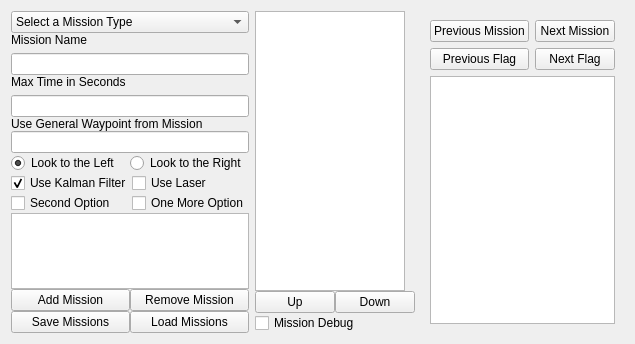
<?xml version="1.0" encoding="UTF-8"?>
<ui version="4.0">
 <class>MissionCommander</class>
 <widget class="QWidget" name="MissionCommander">
  <property name="geometry">
   <rect>
    <x>0</x>
    <y>0</y>
    <width>601</width>
    <height>344</height>
   </rect>
  </property>
  <property name="windowTitle">
   <string>Mission Commander</string>
  </property>
  <layout class="QHBoxLayout" name="horizontalLayout_2">
   <item>
    <layout class="QGridLayout" name="gridLayout">
     <property name="sizeConstraint">
      <enum>QLayout::SetNoConstraint</enum>
     </property>
     <property name="spacing">
      <number>0</number>
     </property>
     <item row="8" column="0">
      <layout class="QHBoxLayout" name="horizontalLayout_5">
       <property name="sizeConstraint">
        <enum>QLayout::SetMaximumSize</enum>
       </property>
       <property name="topMargin">
        <number>0</number>
       </property>
       <item>
        <widget class="QPushButton" name="saveMissionList">
         <property name="sizePolicy">
          <sizepolicy hsizetype="Minimum" vsizetype="Maximum">
           <horstretch>0</horstretch>
           <verstretch>0</verstretch>
          </sizepolicy>
         </property>
         <property name="text">
          <string>Save Missions</string>
         </property>
        </widget>
       </item>
       <item>
        <widget class="QPushButton" name="loadMissionList">
         <property name="sizePolicy">
          <sizepolicy hsizetype="Minimum" vsizetype="Maximum">
           <horstretch>0</horstretch>
           <verstretch>0</verstretch>
          </sizepolicy>
         </property>
         <property name="text">
          <string>Load Missions</string>
         </property>
        </widget>
       </item>
      </layout>
     </item>
     <item row="1" column="0">
      <widget class="QComboBox" name="missionTypeCB">
       <item>
        <property name="text">
         <string>Select a Mission Type</string>
        </property>
       </item>
       <item>
        <property name="text">
         <string>Navigation</string>
        </property>
       </item>
       <item>
        <property name="text">
         <string>Qualification Gate</string>
        </property>
       </item>
       <item>
        <property name="text">
         <string>Bouys - Red</string>
        </property>
       </item>
       <item>
        <property name="text">
         <string>Bouys - Green</string>
        </property>
       </item>
       <item>
        <property name="text">
         <string>Bouys - Yellow</string>
        </property>
       </item>
       <item>
        <property name="text">
         <string>Football Gate</string>
        </property>
       </item>
       <item>
        <property name="text">
         <string>Torpedo Board - Locate</string>
        </property>
       </item>
       <item>
        <property name="text">
         <string>Torpedo Board - Grab Handle</string>
        </property>
       </item>
       <item>
        <property name="text">
         <string>Torpedo Board - Fire Torpedos</string>
        </property>
       </item>
       <item>
        <property name="text">
         <string>Dropper - Locate</string>
        </property>
       </item>
       <item>
        <property name="text">
         <string>Dropper - Grab Handle</string>
        </property>
       </item>
       <item>
        <property name="text">
         <string>Dropper - Drop</string>
        </property>
       </item>
       <item>
        <property name="text">
         <string>Octogon</string>
        </property>
       </item>
      </widget>
     </item>
     <item row="5" column="0">
      <layout class="QHBoxLayout" name="horizontalLayout_4">
       <property name="sizeConstraint">
        <enum>QLayout::SetMaximumSize</enum>
       </property>
       <item>
        <widget class="QRadioButton" name="lookLeft">
         <property name="text">
          <string>Look to the Left</string>
         </property>
         <property name="checked">
          <bool>true</bool>
         </property>
        </widget>
       </item>
       <item>
        <widget class="QRadioButton" name="lookRight">
         <property name="text">
          <string>Look to the Right</string>
         </property>
        </widget>
       </item>
      </layout>
     </item>
     <item row="3" column="0">
      <layout class="QVBoxLayout" name="verticalLayout">
       <property name="spacing">
        <number>6</number>
       </property>
       <property name="sizeConstraint">
        <enum>QLayout::SetMinimumSize</enum>
       </property>
       <item>
        <widget class="QLabel" name="label">
         <property name="sizePolicy">
          <sizepolicy hsizetype="Preferred" vsizetype="Fixed">
           <horstretch>0</horstretch>
           <verstretch>0</verstretch>
          </sizepolicy>
         </property>
         <property name="text">
          <string>Max Time in Seconds</string>
         </property>
        </widget>
       </item>
       <item>
        <widget class="QLineEdit" name="maxTimeLineEdit">
         <property name="sizePolicy">
          <sizepolicy hsizetype="Expanding" vsizetype="Maximum">
           <horstretch>0</horstretch>
           <verstretch>0</verstretch>
          </sizepolicy>
         </property>
        </widget>
       </item>
      </layout>
     </item>
     <item row="6" column="0">
      <layout class="QGridLayout" name="gridLayout_2">
       <property name="sizeConstraint">
        <enum>QLayout::SetDefaultConstraint</enum>
       </property>
       <item row="2" column="0">
        <widget class="QCheckBox" name="checkBox_3">
         <property name="text">
          <string>Second Option</string>
         </property>
        </widget>
       </item>
       <item row="2" column="1">
        <widget class="QCheckBox" name="checkBox_4">
         <property name="text">
          <string>One More Option</string>
         </property>
        </widget>
       </item>
       <item row="1" column="1">
        <widget class="QCheckBox" name="useLaser">
         <property name="text">
          <string>Use Laser</string>
         </property>
        </widget>
       </item>
       <item row="1" column="0">
        <widget class="QCheckBox" name="useKalmanFilter">
         <property name="text">
          <string>Use Kalman Filter</string>
         </property>
         <property name="checked">
          <bool>true</bool>
         </property>
        </widget>
       </item>
       <item row="3" column="0" colspan="2">
        <widget class="QPlainTextEdit" name="parameterStringInputs"/>
       </item>
      </layout>
     </item>
     <item row="4" column="0">
      <layout class="QVBoxLayout" name="verticalLayout_3">
       <property name="spacing">
        <number>0</number>
       </property>
       <property name="sizeConstraint">
        <enum>QLayout::SetMinimumSize</enum>
       </property>
       <item>
        <widget class="QLabel" name="label_3">
         <property name="sizePolicy">
          <sizepolicy hsizetype="Preferred" vsizetype="Fixed">
           <horstretch>0</horstretch>
           <verstretch>0</verstretch>
          </sizepolicy>
         </property>
         <property name="text">
          <string>Use General Waypoint from Mission</string>
         </property>
        </widget>
       </item>
       <item>
        <widget class="QLineEdit" name="useGeneralWaypoint"/>
       </item>
      </layout>
     </item>
     <item row="2" column="0">
      <layout class="QVBoxLayout" name="verticalLayout_2">
       <property name="spacing">
        <number>6</number>
       </property>
       <property name="sizeConstraint">
        <enum>QLayout::SetMinimumSize</enum>
       </property>
       <item>
        <widget class="QLabel" name="label_2">
         <property name="sizePolicy">
          <sizepolicy hsizetype="Preferred" vsizetype="Fixed">
           <horstretch>0</horstretch>
           <verstretch>0</verstretch>
          </sizepolicy>
         </property>
         <property name="text">
          <string>Mission Name</string>
         </property>
        </widget>
       </item>
       <item>
        <widget class="QLineEdit" name="missionNameLineEdit">
         <property name="sizePolicy">
          <sizepolicy hsizetype="Expanding" vsizetype="Fixed">
           <horstretch>0</horstretch>
           <verstretch>0</verstretch>
          </sizepolicy>
         </property>
        </widget>
       </item>
      </layout>
     </item>
     <item row="7" column="0">
      <layout class="QHBoxLayout" name="horizontalLayout_3">
       <property name="sizeConstraint">
        <enum>QLayout::SetMaximumSize</enum>
       </property>
       <item>
        <widget class="QPushButton" name="addMissionButton">
         <property name="text">
          <string>Add Mission</string>
         </property>
        </widget>
       </item>
       <item>
        <widget class="QPushButton" name="removeMissionButton">
         <property name="text">
          <string>Remove Mission</string>
         </property>
        </widget>
       </item>
      </layout>
     </item>
    </layout>
   </item>
   <item>
    <layout class="QHBoxLayout" name="horizontalLayout">
     <property name="spacing">
      <number>0</number>
     </property>
     <property name="sizeConstraint">
      <enum>QLayout::SetMaximumSize</enum>
     </property>
     <property name="leftMargin">
      <number>0</number>
     </property>
     <property name="rightMargin">
      <number>0</number>
     </property>
     <item>
      <layout class="QVBoxLayout" name="verticalLayout_6">
       <item>
        <widget class="QListWidget" name="missionListWidget">
         <property name="sizePolicy">
          <sizepolicy hsizetype="Fixed" vsizetype="Preferred">
           <horstretch>0</horstretch>
           <verstretch>0</verstretch>
          </sizepolicy>
         </property>
         <property name="maximumSize">
          <size>
           <width>150</width>
           <height>16777215</height>
          </size>
         </property>
        </widget>
       </item>
       <item>
        <layout class="QHBoxLayout" name="horizontalLayout_6">
         <item>
          <widget class="QPushButton" name="moveUp">
           <property name="text">
            <string>Up</string>
           </property>
          </widget>
         </item>
         <item>
          <widget class="QPushButton" name="moveDown">
           <property name="text">
            <string>Down</string>
           </property>
          </widget>
         </item>
        </layout>
       </item>
       <item>
        <widget class="QCheckBox" name="missionDebugCheckbox">
         <property name="text">
          <string>Mission Debug</string>
         </property>
        </widget>
       </item>
      </layout>
     </item>
    </layout>
   </item>
   <item>
    <widget class="QWidget" name="missionDebugWidget" native="true">
     <property name="enabled">
      <bool>true</bool>
     </property>
     <layout class="QVBoxLayout" name="verticalLayout_4">
      <item>
       <layout class="QVBoxLayout" name="debugTestingLayout">
        <item>
         <layout class="QGridLayout" name="gridLayout_3">
          <item row="0" column="1">
           <widget class="QPushButton" name="nextMissionButton">
            <property name="text">
             <string>Next Mission</string>
            </property>
           </widget>
          </item>
          <item row="0" column="0">
           <widget class="QPushButton" name="previousMissionButton">
            <property name="text">
             <string>Previous Mission</string>
            </property>
           </widget>
          </item>
          <item row="1" column="1">
           <widget class="QPushButton" name="nextFlagButtion">
            <property name="text">
             <string>Next Flag</string>
            </property>
           </widget>
          </item>
          <item row="1" column="0">
           <widget class="QPushButton" name="previousFlagButton">
            <property name="text">
             <string>Previous Flag</string>
            </property>
           </widget>
          </item>
         </layout>
        </item>
        <item>
         <widget class="QPlainTextEdit" name="missionDebugOutput"/>
        </item>
       </layout>
      </item>
     </layout>
    </widget>
   </item>
  </layout>
 </widget>
 <resources/>
 <connections>
  <connection>
   <sender>missionDebugCheckbox</sender>
   <signal>toggled(bool)</signal>
   <receiver>missionDebugWidget</receiver>
   <slot>setShown(bool)</slot>
   <hints>
    <hint type="sourcelabel">
     <x>277</x>
     <y>417</y>
    </hint>
    <hint type="destinationlabel">
     <x>465</x>
     <y>38</y>
    </hint>
   </hints>
  </connection>
 </connections>
</ui>
